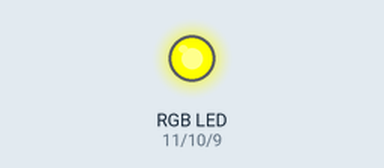
The sketch below on a simulated Arduino Uno, built with avr-gcc and run on an emulated ATmega328P. On the bench: an RGB LED mixed from three pins (HIGH = lit).

Above: at 0.15 s.
Timing chart, 0 to 1.6 s (numbered marks = the images above):
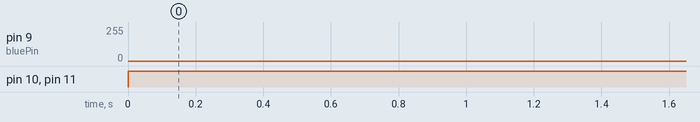

Measured:
- by itself, pin 10 (greenPin): LOW → HIGH at 0.00 s
- by itself, pin 11 (redPin): 0/255 → 255/255 at 0.00 s

The sketch:

PartyLight.ino
```cpp
const int redPin = 11;
const int greenPin = 10;
const int bluePin = 9;

void setup() {

  setColourRgb(0,0,0);
}

void loop() {
  unsigned int rgbColour[3];


  rgbColour[0] = 255;
  rgbColour[1] = 0;
  rgbColour[2] = 0;


  for (int decColour = 1; decColour < 3; decColour += 1) {
    int incColour = decColour == 2 ? 0 : decColour + 1;


    for(int i = 0; i < 255; i += 1) {
      rgbColour[decColour] -= 1;
      rgbColour[incColour] += 1;

      setColourRgb(rgbColour[0], rgbColour[1], rgbColour[2]);
      delay(5);
    }
  }
}

void setColourRgb(unsigned int red, unsigned int green, unsigned int blue) {
  analogWrite(redPin, red);
  analogWrite(greenPin, green);
  analogWrite(bluePin, blue);
}
```
